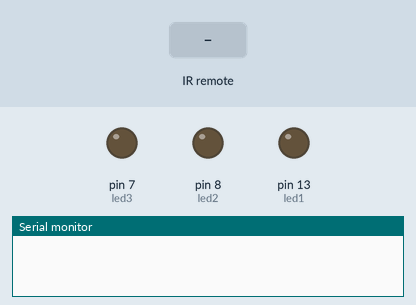
A sketch run on a simulated Arduino Uno, built with avr-gcc and run on an emulated ATmega328P. On the bench: output pins drawn as LEDs (lit = HIGH), the last lines printed to the serial monitor. The test bench sets the inputs (shaded band).

Above: at 1.2 s.
1.3 s: infrared code 0xEA15FF00 received
At 2.5 s:
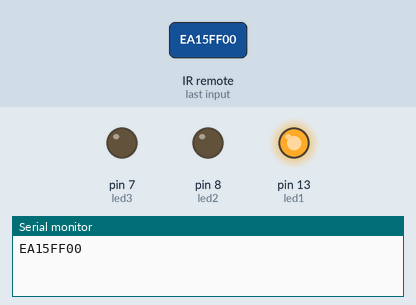
2.8 s: infrared code 0xE619FF00 received
At 3.7 s:
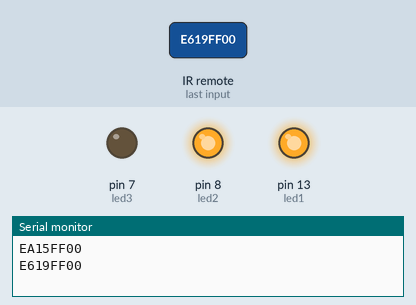
4.3 s: infrared code 0xF807FF00 received
At 4.9 s:
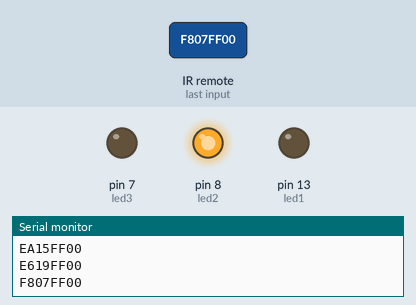
5.8 s: infrared code 0xF30CFF00 received
At 6.1 s:
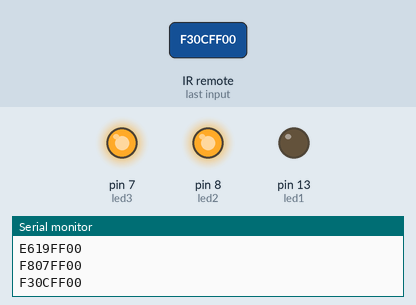
7.3 s: infrared code 0xF20DFF00 received
At 8.5 s:
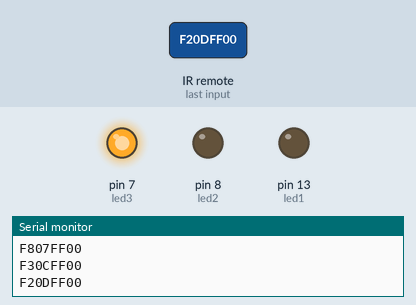
8.8 s: infrared code 0xEA15FF00 received
At 9.6 s:
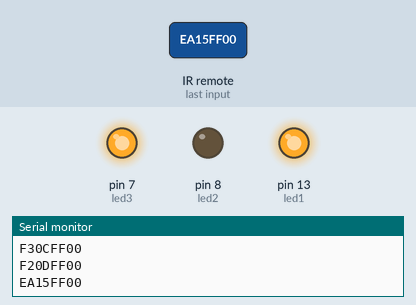
Timing chart, 0 to 11.3 s (numbered marks = the images above; inputs shaded):
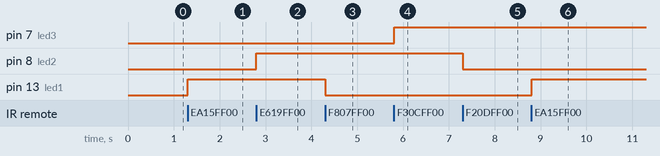

Measured:
- after the input at 1.3 s, pin 13 (led1): LOW → HIGH at once
- after the input at 2.8 s, pin 8 (led2): LOW → HIGH at once
- after the input at 4.3 s, pin 13 (led1): HIGH → LOW at once
- after the input at 5.8 s, pin 7 (led3): LOW → HIGH at once
- after the input at 7.3 s, pin 8 (led2): HIGH → LOW at once
- after the input at 8.8 s, pin 13 (led1): LOW → HIGH at once

The sketch:

irreceiverremotee.ino
```cpp
#include <IRremote.h>

IRrecv IR(3);
int led1 = 13;
int led2 = 8;
int led3 = 7;


void setup() {
  // put your setup code here, to run once:
  IR.enableIRIn();
  pinMode(led1, OUTPUT);
  pinMode(led2, OUTPUT);
  pinMode(led3, OUTPUT);
  Serial.begin(9600);
}

void loop() {
  // put your main code here, to run repeatedly:
  if(IR.decode()){
    Serial.println(IR.decodedIRData.decodedRawData, HEX);
    if(IR.decodedIRData.decodedRawData == 0xEA15FF00){
      digitalWrite(led1, HIGH); // INREMOTE (+) BUTTON
    }
    if(IR.decodedIRData.decodedRawData == 0xF807FF00){
      digitalWrite(led1, LOW); // IN REMOTE (-) BUTTON
    }
    if(IR.decodedIRData.decodedRawData == 0xE619FF00){
      digitalWrite(led2, HIGH); // IN REMOTE (100+) BUTTON
    }
    if(IR.decodedIRData.decodedRawData == 0xF20DFF00){
      digitalWrite(led2, LOW); // IN REMOTE (200+)BUTTON
    }
    if(IR.decodedIRData.decodedRawData == 0xF30CFF00){
      digitalWrite(led3, HIGH); // IN REMOTE (1) BUTTON
    }
     if(IR.decodedIRData.decodedRawData == 0xA15EFF00){
      digitalWrite(led3, LOW); // IN REMOTE (3) BUTTON
    }

    delay(1500);
    IR.resume();
  }
}
```
